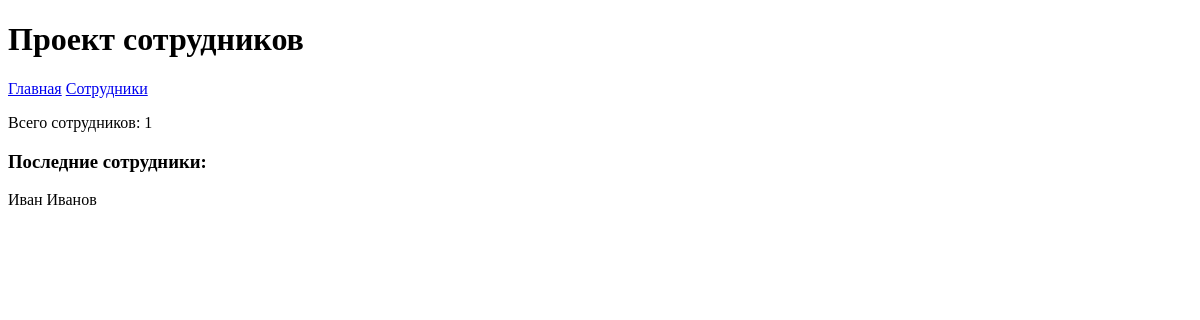
Before: / with the older database file.
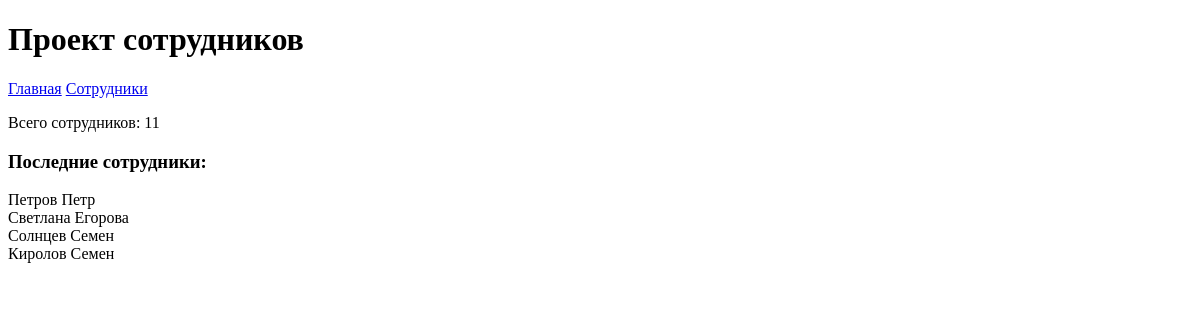
After: the same page with the newer database file.
### employees/models.py (models this page shows, shortened)
class Employee(models.Model):
    user = models.OneToOneField(User, on_delete=models.CASCADE)
    first_name = models.CharField(max_length=100)
    last_name = models.CharField(max_length=100)
    middle_name = models.CharField(max_length=100, blank=True)
    skills = models.ManyToManyField(Skill)
    skill_level = models.IntegerField()
    description = models.TextField()
    hire_date = models.DateField(null=True, blank=True)

### employees/views.py (the view)
# urls.py: path('', views.home, name='home'),
def home(request):
    employees = Employee.objects.prefetch_related("skills", "images")
    last_employees = employees.order_by("-hire_date")[:4]
    count = employees.count()
    return render(
        request,
        "home.html",
        {
            "employees": last_employees,  # ← показываем только 4 последних
            "count": count,
        },
    )

### templates/home.html
{% extends 'base.html' %}
{% block content %}
<p>Всего сотрудников: {{ count }}</p>
<h3>Последние сотрудники:</h3>
{% for emp in employees %}
    <div>
        {{ emp.first_name }} {{ emp.last_name }}
    </div>
{% endfor %}
{% endblock %}

Changed rows visible on the page:
no longer on this page (row unchanged): Employee: first_name "Иван", last_name "Иванов"
added Employee: first_name "Петров", last_name "Петр"
added Employee: first_name "Светлана", last_name "Егорова"
added Employee: first_name "Солнцев", last_name "Семен"
added Employee: first_name "Киролов", last_name "Семен"
Other visible differences:
{{ count }}: "1" → "11"
